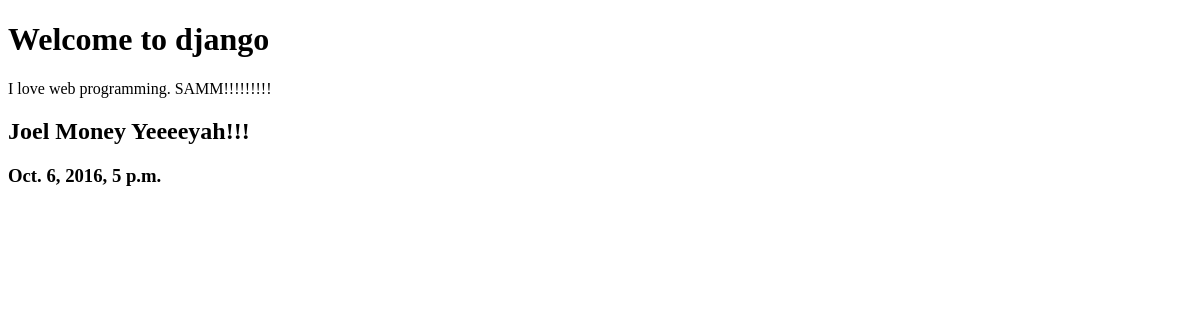
The app's page /, older data.
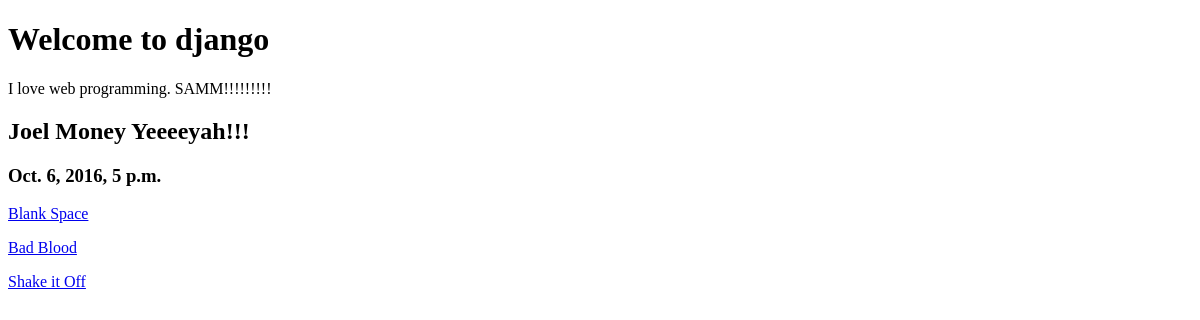
The same page, newer data.
### record_store/models.py (models this page shows)
class Song(models.Model):
    artist = models.CharField(max_length=50)
    title = models.CharField(max_length=50)
    lyrics = models.TextField()
    release_year = models.IntegerField()
    def __str__(self):
        return self.title

### record_store/views.py (the view)
# urls.py: url(r'^$', index_view),
def index_view(request):
    context = {
        "my_name": "Joel Money Yeeeeyah!!!",
        "now": datetime.datetime.now(),
        "all_songs": Song.objects.all()
    }
    return render(request, "index.html", context)

### templates/index.html (shortened to what this page needs)
<!DOCTYPE html>
<html>
  <head>
  </head>
  <body>
      <h1>Welcome to django</h1>
      I love web programming. SAMM!!!!!!!!!
      <h2>{{ my_name }}</h2>
      <h3>{{ now }}</h3>
      <p>
        {% for row in all_songs %}
          <p>
            <a href="/lyrics/{{ row.id }}">{{ row }}</a>
           <p>
          {% endfor %}
           </p>
          </p>
      </p>
  </body>
</html>

Row changes from the older to the newer data that the page shows:
added Song: title "Blank Space"
added Song: title "Bad Blood"
added Song: title "Shake it Off"
